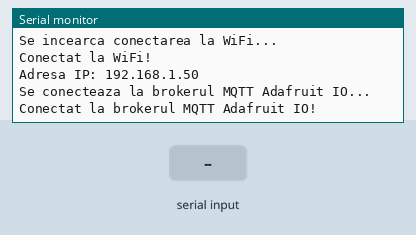
Simulated run of this sketch. Board: ESP32. On the bench: the last lines printed to the serial monitor. The test bench sets the inputs (shaded band). WiFi joins after 1.5 s; servers stay silent unless stated; no MQTT or app messages arrive unless stated.

Above: at 3.2 s.
3.3 s: "1\n" received over the second serial link
At 4.9 s:
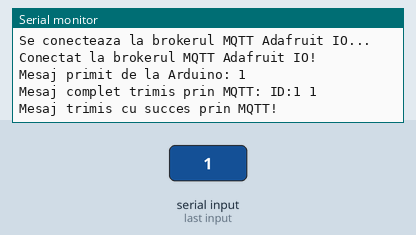
5.8 s: "0\n" received over the second serial link
At 7.2 s:
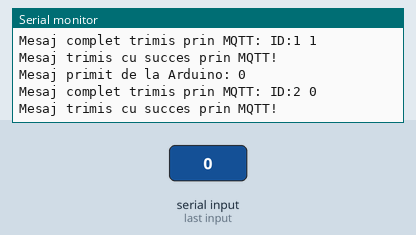
7.3 s: "2\n" received over the second serial link
At 9.1 s:
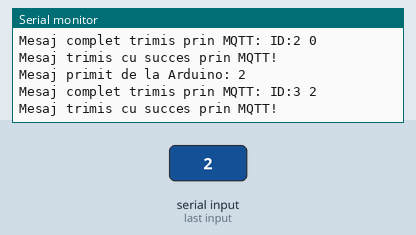

The sketch:

esp.ino
```cpp
#include <WiFi.h>
#include <PubSubClient.h>

// Configuratie WiFi
const char* ssid = "RAMCONSULTING";         // Numele retelei WiFi
const char* password = "paradmin";          // Parola retelei WiFi

// Configuratie broker MQTT (Adafruit IO)
const char* mqttServer = "io.adafruit.com"; // Adresa brokerului Adafruit IO
const int mqttPort = 1883;                  // Portul pentru conexiuni non-secure
const char* mqttUsername = "AlexMari";      // Username Adafruit IO
const char* mqttPassword = "your-key";
const char* mqttTopic = "AlexMari/feeds/test-esp32-data";       // Topic-ul feed-ului

// Obiecte WiFi si MQTT
WiFiClient espClient;
PubSubClient client(espClient);

// Pini pentru UART
#define RXD2 16 // RX pin al ESP32 (legat la TX de pe Arduino)
#define TXD2 17 // TX pin al ESP32 (legat la RX de pe Arduino)

// ID-ul mesajului
int messageID = 0;

void setup() {
  Serial.begin(115200); // Serial pentru debug
  Serial2.begin(9600, SERIAL_8N1, RXD2, TXD2); // Serial pentru comunicare cu Arduino

  // Conectare la WiFi
  Serial.println("Conectare la WiFi...");
  WiFi.begin(ssid, password);
  while (WiFi.status() != WL_CONNECTED) {
    delay(1000);
    Serial.println("Se incearca conectarea la WiFi...");
  }
  Serial.println("Conectat la WiFi!");
  Serial.print("Adresa IP: ");
  Serial.println(WiFi.localIP());

  // Configurare client MQTT
  client.setServer(mqttServer, mqttPort);
  connectToMQTTBroker();
}

void loop() {
  if (!client.connected()) {
    connectToMQTTBroker();
  }
  client.loop();

  // Citeste mesaje de la Arduino si publica pe MQTT
  if (Serial2.available() > 0) {
    String message = Serial2.readStringUntil('\\n');
    message.trim(); // Elimina spatiile sau caracterele extra
    if (message.length() > 0) {
      // Adauga ID-ul mesajului
      messageID++;
      String fullMessage = "ID:" + String(messageID) + " " + message;

      Serial.println("Mesaj primit de la Arduino: " + message);
      Serial.println("Mesaj complet trimis prin MQTT: " + fullMessage);

      if (client.publish(mqttTopic, fullMessage.c_str())) {
        Serial.println("Mesaj trimis cu succes prin MQTT!");
      } else {
        Serial.println("Eroare la trimiterea mesajului prin MQTT.");
      }
    }
  }
}

void connectToMQTTBroker() {
  while (!client.connected()) {
    Serial.println("Se conecteaza la brokerul MQTT Adafruit IO...");
    String clientId = "ESP32Client-" + String(WiFi.macAddress());
    if (client.connect(clientId.c_str(), mqttUsername, mqttPassword)) {
      Serial.println("Conectat la brokerul MQTT Adafruit IO!");
      client.subscribe(mqttTopic); // Aboneaza-te la topic
    } else {
      Serial.print("Eroare de conectare, cod: ");
      Serial.println(client.state());
      delay(2000);
    }
  }
}
```

Measured:
- after the input at 3.3 s, the serial monitor: prints a new line after 1.0 s (image 1)
- after the input at 5.8 s, the serial monitor: prints a new line after 1.0 s (image 2)
- after the input at 7.3 s, the serial monitor: prints a new line after 1.0 s (image 3)
